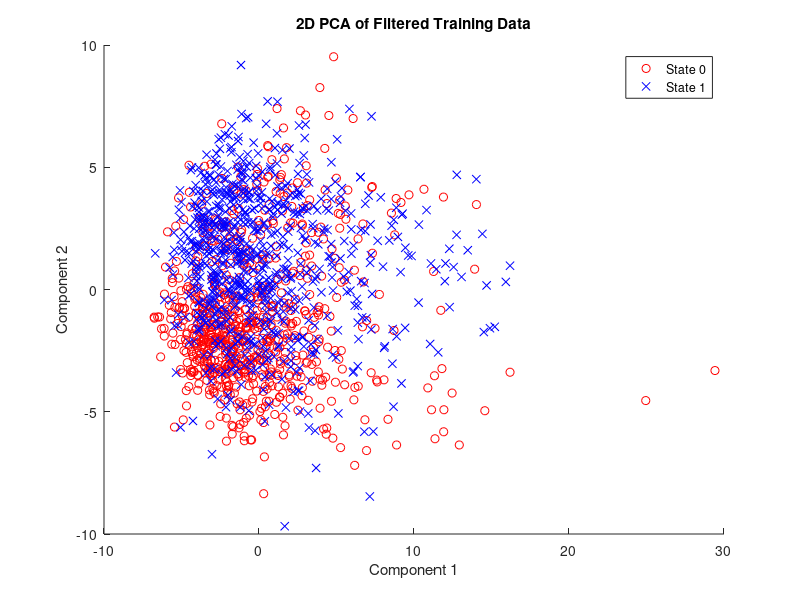

This chart was generated by the following MATLAB code: (Note: this script raises an error after producing the figure.)
% remove existing variables
clc;
clear;

% load data
load("ELEC3810_Final_project.mat");

% store original in case need to refer
originalTrainSpike = trainSpike;
originalTrainState = trainState;
originalTestSpike = testSpike;

% 5. Hyper-parameter settings
historySize = 10; % Number of previous spike history to include
learningRate = 0.01;
batchSize = 64;
epochs = 30;
lstmHiddenUnits = 64;


% 1. Remove nan values %
nanIndices = any(isnan(trainSpike), 1) | isnan(trainState);
trainSpike(:, nanIndices) = [];
trainState(nanIndices) = [];



% 2. Data Check w/ PCA and t-SNE %
reshapedSpike = reshape(trainSpike',[],size(trainSpike,1));
[coeff, score, ~,~, explained] = pca(reshapedSpike);
figure;
gscatter(score(:,1), score(:,2),trainState','rb', 'ox');
title('2D PCA of Filtered Training Data');
xlabel('Component 1');
ylabel('Component 2');
legend('State 0', 'State 1');

numDims = 2; % Number of dimensions for the t-SNE plot
perplexity = 30; % Perplexity parameter for t-SNE
tsneData = tsne(trainSpike', 'NumDimensions', numDims, 'Perplexity', perplexity);
figure;
gscatter(tsneData(:, 1), tsneData(:, 2), trainState', 'rb', 'ox');
title('t-SNE Plot of Filtered Training Data');
xlabel('Component 1');
ylabel('Component 2');
legend('State 0', 'State 1');


% 3. Preprocess: include history to input, split dataset to training and validation %

paddedTrainSpike = [zeros(16, historySize), trainSpike]; % Pad trainSpike with zeros to keep vector length when adding history

% Concatenate previous spike history to trainSpike
historyTrainSpike = [];
for i = 0:historySize
    historyTrainSpike = [historyTrainSpike; paddedTrainSpike(:, i+1:end-historySize+i)];
end

% PCA
% reshapedSpike = reshape(historyTrainSpike',[],size(historyTrainSpike,1));
% [coeff, score, ~,~, explained] = pca(reshapedSpike);
% figure;
% gscatter(score(:,1), score(:,2),trainState','rb', 'ox');

% Split the data into training and validation sets
cv = cvpartition(size(historyTrainSpike, 2), 'HoldOut', 0.2);
trainIdx = training(cv);
valIdx = test(cv);

% Training data
trainData = num2cell(historyTrainSpike(:, trainIdx), 1); % Convert to cell array
trainLabels = categorical(trainState(trainIdx)'); % Convert labels to categorical

% Validation data
valData = num2cell(historyTrainSpike(:, valIdx), 1); % Convert to cell array
valLabels = categorical(trainState(valIdx)'); % Convert labels to categorical



%4. Algorithm: LSTM Neural Network %

layers = [
    sequenceInputLayer(size(trainData{1}, 1)) % Use size of individual sequence in cell array
    lstmLayer(64, 'OutputMode', 'last')
    fullyConnectedLayer(32)
    reluLayer()
    fullyConnectedLayer(2)
    softmaxLayer()
    classificationLayer()
];

options = trainingOptions('adam', ...
    'MaxEpochs', epochs, ...
    'InitialLearnRate', learningRate,...
    'MiniBatchSize', batchSize, ...
    'ValidationData', {valData, valLabels'}, ...
    'Verbose', true, ...
    'Plots', 'training-progress');

net = trainNetwork(trainData, trainLabels, layers, options);



% plot network layers
% lgraph = layerGraph(layers);
% figure();
% plot(lgraph);

% Predict labels for validation data
valPredictions = classify(net, valData);

% Calculate the validation accuracy
accuracy = sum(valPredictions == valLabels) / numel(valLabels);
disp("Validation Accuracy:")
disp(accuracy);

% Confusion matrix
figure();
confusionchart(valLabels, valPredictions);

% 6. predict test spikes
paddedTestSpike = [zeros(16, historySize), testSpike]; % Pad testSpike with zeros for history inclusion

% Concatenate previous spike history to testSpike
historyTestSpike = [];
for i = 0:historySize
    historyTestSpike = [historyTestSpike; paddedTestSpike(:, i+1:end-historySize+i)];
end

% Convert test data to a cell array
testData = num2cell(historyTestSpike, 1);

% Predict labels for test data
decodedState = classify(net, testData);

save('result.mat', "decodedState");
